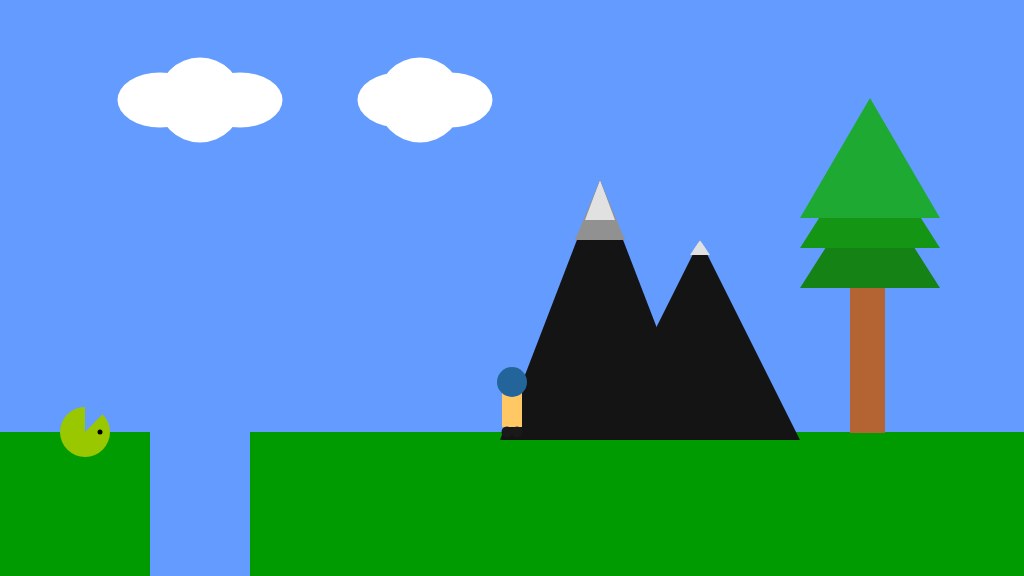
Frame 1 (no input)
Frame 60 (no input): identical to frame 1, image omitted
Frame 120 (the mouse pressed at the canvas centre since frame 60): identical to frame 1, image omitted

The p5.js sketch that drew this single still picture (run headless with seeded random() and noise() and a simulated clock; from frame 60 on, the mouse is pressed at the canvas centre):

// p5.js sketch
// ── sketch.js
/*

The Game Project

Week 3

Game interaction

*/


var gameChar_x;
var gameChar_y;
var floorPos_y;

var isLeft;
var isRght;
var isPlummeting;
var isFalling;
var cloud;
var treePos_x;
var treePos_y;
var canyon;
var mountain;
var collectable;



function setup()
{
	createCanvas(1024, 576);
	floorPos_y = height * 3/4;
	gameChar_x = width/2;
	gameChar_y = floorPos_y;
    cloud = {x_pos: 200, y_pos: 100, width: 85};
    treePos_x = 850;
	treePos_y = height/2 - 10;
    canyon = {x_pos: 150, y_pos: floorPos_y, width: 100};
    mountain = {x_pos: 500, y_pos: 200};
    
    isLeft = false;
    isRight = false;
    isPlummeting = false; 
    isFalling = false;
    collectable = {x_pos: 85, y_pos: floorPos_y, size: 15, isFound: false};
    
}

function draw()
{

	///////////DRAWING CODE//////////

	background(100,155,255); //fill the sky blue


	noStroke();
	fill(0,155,0);
	rect(0, floorPos_y, width, height - floorPos_y); //draw some green ground
    
    // draw clouds
    fill(255);
	ellipse(cloud.x_pos, cloud.y_pos, cloud.width, 85);
	ellipse(cloud.x_pos + 40, cloud.y_pos, cloud.width, 55);
	ellipse(cloud.x_pos - 40, cloud.y_pos, cloud.width, 55);
    
      fill(255);
	ellipse(cloud.x_pos + 220, cloud.y_pos, cloud.width, 85);
	ellipse(cloud.x_pos + 250, cloud.y_pos, cloud.width, 55);
	ellipse(cloud.x_pos + 200, cloud.y_pos, cloud.width, 55);
    
     // mountain
	fill(20, 20, 20);
	triangle(mountain.x_pos, mountain.y_pos + 240, mountain.x_pos + 100, mountain.y_pos - 20, mountain.x_pos + 200, mountain.y_pos + 240);
	fill(145, 145, 145);
	triangle(mountain.x_pos + 75, mountain.y_pos + 40, mountain.x_pos + 100, mountain.y_pos - 20, mountain.x_pos + 125, mountain.y_pos + 40);
	fill(225, 225, 225);
	triangle(mountain.x_pos + 85, mountain.y_pos + 20, mountain.x_pos + 100, mountain.y_pos - 20, mountain.x_pos + 115, mountain.y_pos + 20);
	fill(20, 20, 20);
	triangle(mountain.x_pos + 100, mountain.y_pos + 240, mountain.x_pos + 200, mountain.y_pos + 40, mountain.x_pos + 300, mountain.y_pos + 240);
	fill(225, 225, 225);
	triangle(mountain.x_pos + 190, mountain.y_pos + 55, mountain.x_pos + 200, mountain.y_pos + 40, mountain.x_pos + 210, mountain.y_pos + 55);
    
     // collectable
    if(dist(gameChar_x, gameChar_y, collectable.x_pos, collectable.y_pos) < 25)
        {
            collectable.isFound = true;
        }
        
     if(collectable.isFound == false)
         
    {   
    fill(153, 200, 1);
    arc(collectable.x_pos, collectable.y_pos, 50, 50, 150, PI + HALF_PI, PIE);
	fill(0);
	ellipse(collectable.x_pos + 15, collectable.y_pos, 5, 5);
    }

    
       // canyon
//    if(dist(gameChar_x, gameChar_y, canyon.x_pos, canyon.y_pos) < 25)
      if(gameChar_x <= canyon.x_pos + 100 && gameChar_y >= canyon.y_pos && gameChar_x > canyon.x_pos)
             
        {
            isPlummeting = true;
            gameChar_y += 2;
        }
    else 
    {
        
        isPlummeting = false;
        
    }
    noStroke();
	fill(100, 155, 255);
	rect(canyon.x_pos, canyon.y_pos, canyon.width, 200);
    
    // tree
	noStroke();
	fill(180, 100, 50);
	// rect(800, 280, 35, 155);
	rect(treePos_x, treePos_y, 35, 155);
	fill(20, 130, 20);
	triangle(treePos_x - 50, treePos_y + 10, treePos_x + 20, treePos_y - 100, treePos_x + 90, treePos_y + 10);
	fill(20, 150, 20);
	triangle(treePos_x - 50, treePos_y - 30, treePos_x + 20, treePos_y - 140, treePos_x + 90, treePos_y - 30);
	fill(30, 170, 50);
	triangle(treePos_x - 50, treePos_y - 60, treePos_x + 20, treePos_y - 180, treePos_x + 90, treePos_y - 60);

	//draw the canyon


	//the game character
	if(isLeft && isFalling)
	{
		// add your jumping-left code
        
    fill(255,200,100);
    rect(gameChar_x -10, gameChar_y -50, 20,35);
    fill(35,100,155);
    ellipse(gameChar_x,gameChar_y -60, 30);
    fill(25);
    ellipse(gameChar_x - 8, gameChar_y - 15,11);
    ellipse(gameChar_x + 5, gameChar_y -15,11);


	}
	else if(isRight && isFalling)
	{
		// add your jumping-right code
    fill(255,200,100);
    rect(gameChar_x -10, gameChar_y -50, 20,35);
    fill(35,100,155);
    ellipse(gameChar_x,gameChar_y -60, 30);
    fill(25);
    ellipse(gameChar_x - 5, gameChar_y - 15,11);
    ellipse(gameChar_x + 8, gameChar_y -15,11);

	}
	else if(isLeft)
	{
		// add your walking left code


      
        //Add your code here ...
    fill(255,200,100);
    rect(gameChar_x -10, gameChar_y -40, 20,35);
    fill(35,100,155);
    ellipse(gameChar_x,gameChar_y -50, 30);
    fill(25);
    ellipse(gameChar_x - 7, gameChar_y,11);
    ellipse(gameChar_x + 5, gameChar_y,11);


	}
	else if(isRight)
	{
		// add your walking right code

    
     fill(255,200,100);
    rect(gameChar_x -10, gameChar_y -40, 20,35);
    fill(35,100,155);
    ellipse(gameChar_x,gameChar_y -50, 30);
    fill(25);
    ellipse(gameChar_x - 5, gameChar_y,11);
    ellipse(gameChar_x + 7, gameChar_y,11);

	}
	else if(isFalling || isPlummeting)
	{
		// add your jumping facing forwards code

     
    fill(255,200,100);
    rect(gameChar_x -10, gameChar_y -50, 20,35);
    fill(35,100,155);
    ellipse(gameChar_x,gameChar_y -60, 30);
    fill(25);
    ellipse(gameChar_x - 7, gameChar_y - 15,11);
    ellipse(gameChar_x + 7, gameChar_y -15,11);

        
        

	}
	else
	{
		// add your standing front facing code

    fill(255,200,100);
    rect(gameChar_x -10, gameChar_y -40, 20,35);
    fill(35,100,155);
    ellipse(gameChar_x,gameChar_y -50, 30);
    fill(25);
    ellipse(gameChar_x - 5, gameChar_y,11);
    ellipse(gameChar_x + 5, gameChar_y,11);

	}

	///////////INTERACTION CODE//////////
	//Put conditional statements to move the game character below here
    
    if(isLeft == true)
        {
            gameChar_x -=3;
        }
    if(isRight == true)
        {
            gameChar_x += 3;
        }
//    if(isFalling  == true)
//        {
//           if (gameChar_y < floorPos_y)
//            gameChar_y -= 100;
//            else if (gameChar_y > floorPos_y)
//            gameChar_y += 100;
//               
//        }
    if(gameChar_y < floorPos_y)
        {
            isFalling = true
            gameChar_y +=2;
        }
    else 
        {
            isFalling = false;
        }
//    if(gameChar_x < canyon.x_pos)
//        {
//            isPlummeting = true;
//            gameChar_y +=2;
//        }
//    else{
//        isPlummeting = false;
//    }


}


function keyPressed()
{
	// if statements to control the animation of the character when
	// keys are pressed.

	//open up the console to see how these work
	console.log("keyPressed: " + key);
	console.log("keyPressed: " + keyCode);
    
    
    if(keyCode == 37)
        {
            console.log("left arrow");
            isLeft = true;
        }
    else if(keyCode == 39)
        {
            console.log("right arrow");
            isRight = true;
        }
    else if(keyCode == 32)
        {
           if (gameChar_y == floorPos_y)
               {
                   console.log("spacebar");
                   gameChar_y -=100;
               }
        }
}

function keyReleased()
{
	// if statements to control the animation of the character when
	// keys are released.

	console.log("keyReleased: " + key);
	console.log("keyReleased: " + keyCode);
    
    
    if(keyCode == 37)
        {
            console.log("left arrow");
            isLeft = false;
        }
    else if(keyCode == 39)
        {
            console.log("right arrow");
            isRight = false;
        }
//    else if(keyCode == 32)
//        console.log("space bar");
//        isFalling = false;
}
